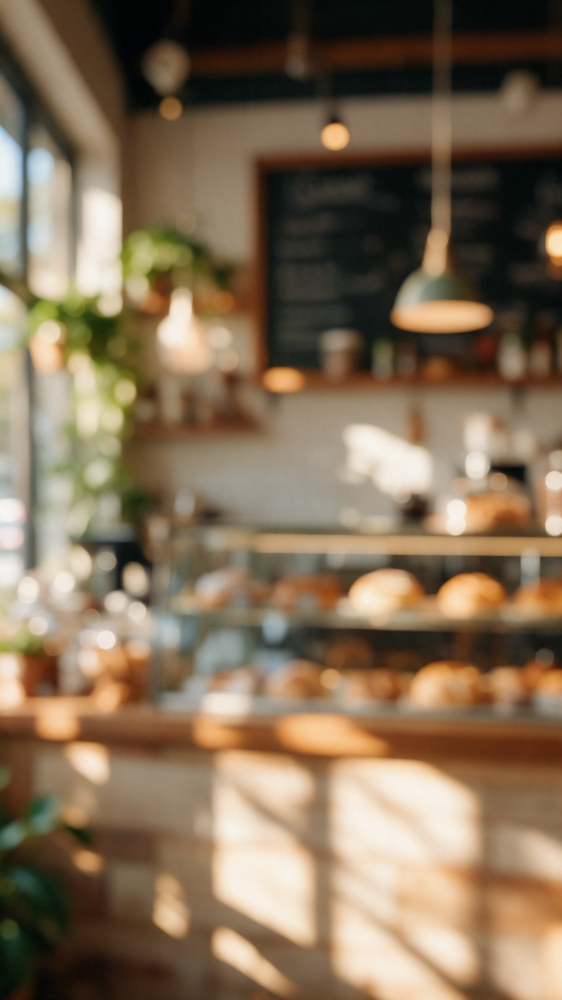
#> input picture gerador/cenas/r10_fundo.png, 562 x 1000 px, shrunk from 1152 x 2048 before the run
$ python -i realce.py   (imports and definitions only)
#> lines starting #> are read from the running program, lines starting #| are printed output that depends on the picture
#> further down, picture is the input picture: PIL image 562x1000 RGB; mean R, G, B 130.9, 110.9, 87.2
# -*- coding: utf-8 -*-
"""Realce de legibilidade das telas gravadas (UI escura): levanta sombras e meios-tons,
um pouco de contraste local e nitidez — sem mudar cores/layout do app.
Uso: python3 realce.py <entrada_dir> <saida_dir> [gamma]"""
import sys
from pathlib import Path
from PIL import Image, ImageEnhance, ImageFilter


def lut(g=0.8, lift=6):
    t = []
    for x in range(256):
        y = 255 * ((x / 255) ** g)
        y = lift + y * (255 - lift) / 255
        t.append(max(0, min(255, round(y))))
    return t * 3


def realca(im, g=0.8):
    im = im.convert("RGB").point(lut(g))
    im = ImageEnhance.Contrast(im).enhance(1.05)
    im = ImageEnhance.Color(im).enhance(1.10)
    return im.filter(ImageFilter.UnsharpMask(radius=1.2, percent=70, threshold=2))


# [6 lines not run here, left out]


def realca_local(im, clip=2.5, g=0.9, tiles=8):
    """Realce com contraste local (CLAHE na luminância) — para telas com texto de baixo contraste
    (cards verdes, textos cinza sobre fundo escuro). Cores preservadas (só mexe no canal L)."""
#> called with clip = 2.5, g = 0.9, tiles = 8
    import cv2, numpy as np
    a = np.array(im.convert("RGB"))
    lab = cv2.cvtColor(a, cv2.COLOR_RGB2LAB)
#> lab: shape (1000, 562, 3); mean of channels 0, 1, 2 119.7, 132.6, 144.1
    l, A, B = cv2.split(lab)
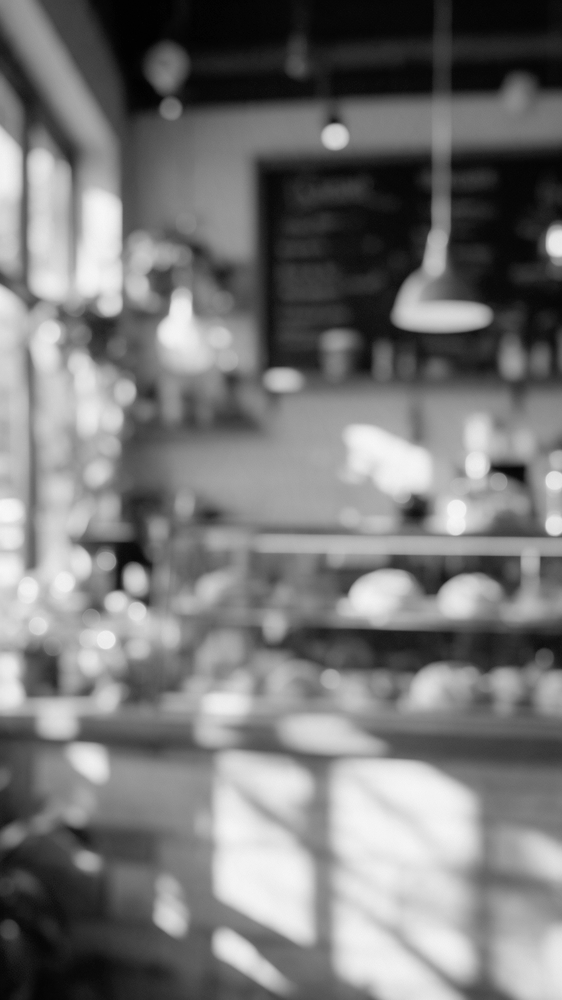
#> l: shape (1000, 562); min 1, max 248, mean 119.7
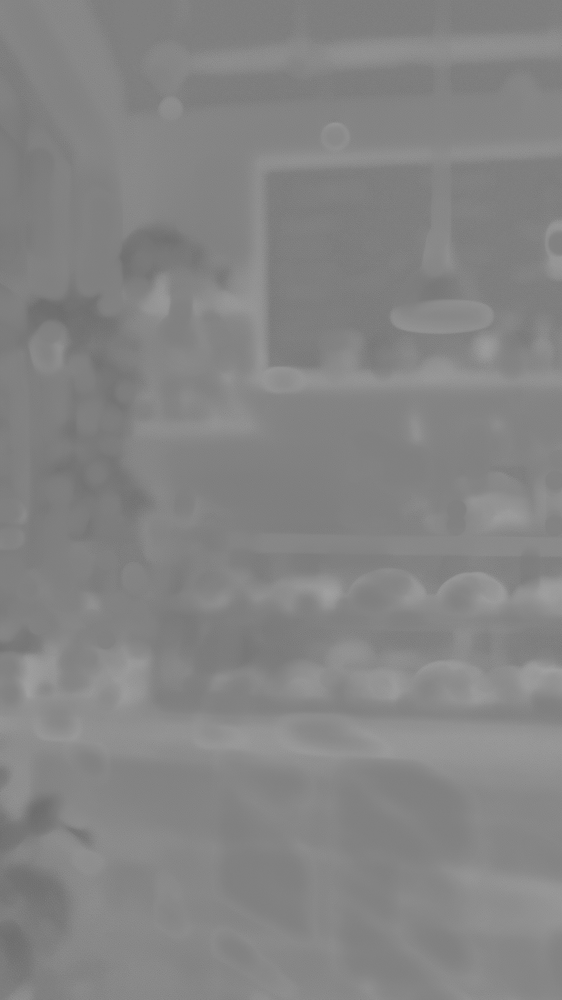
#> A: shape (1000, 562); min 105, max 161, mean 132.6
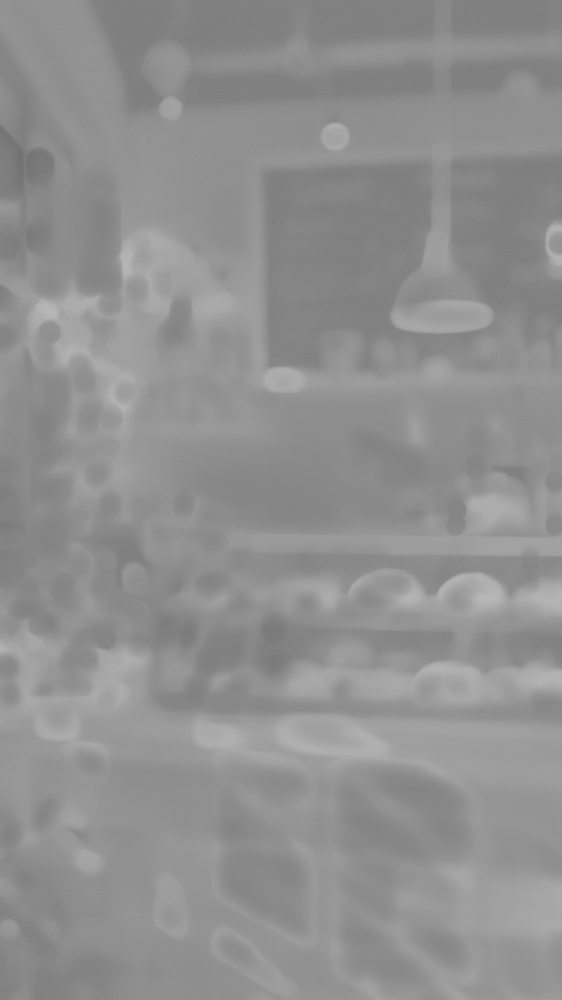
#> B: shape (1000, 562); min 113, max 186, mean 144.1
    l = cv2.createCLAHE(clipLimit=clip, tileGridSize=(tiles, tiles)).apply(l)
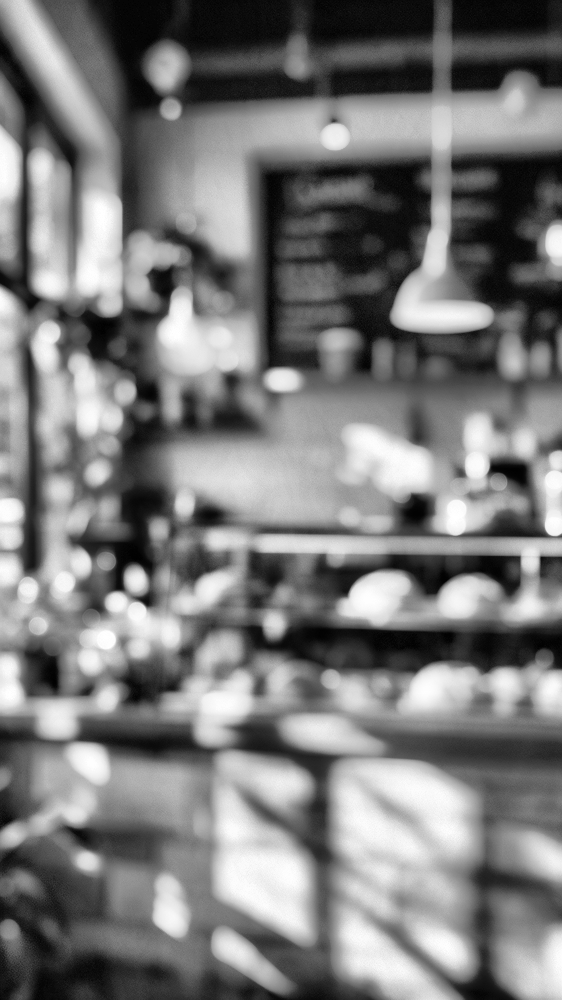
#> l: shape (1000, 562); min 0, max 255, mean 122.2
    return realca(Image.fromarray(cv2.cvtColor(cv2.merge((l, A, B)), cv2.COLOR_LAB2RGB)), g)
#> in realca, `im = im.convert("RGB").point(lut(g))`:
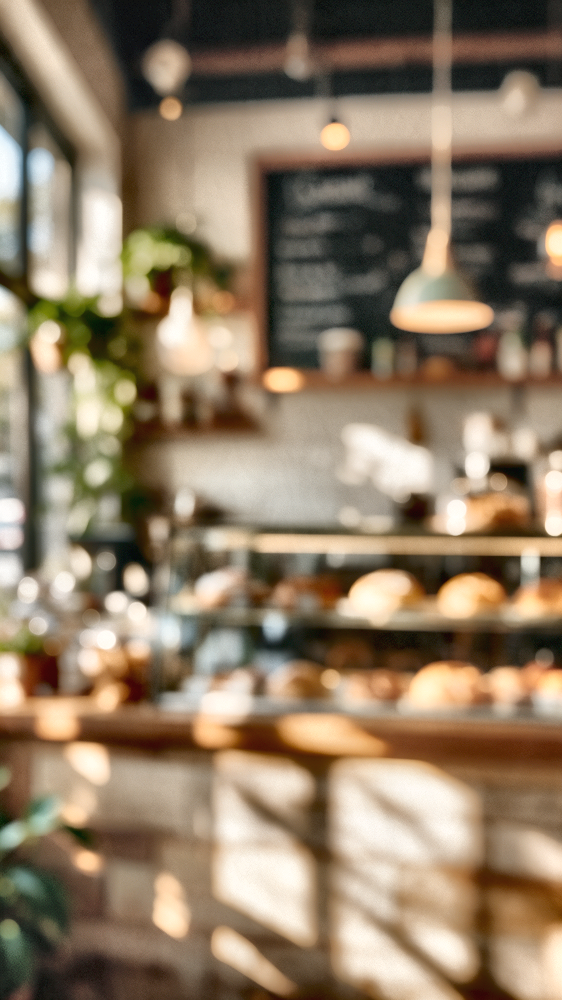
#> im: PIL image 562x1000 RGB; mean R, G, B 142.7, 124.2, 101.1

>>> from PIL import Image
>>> picture = Image.open('cenas/r10_fundo.png')
>>> result = realca_local(picture)

$ run again, on gerador/cenas/r19_presente.png
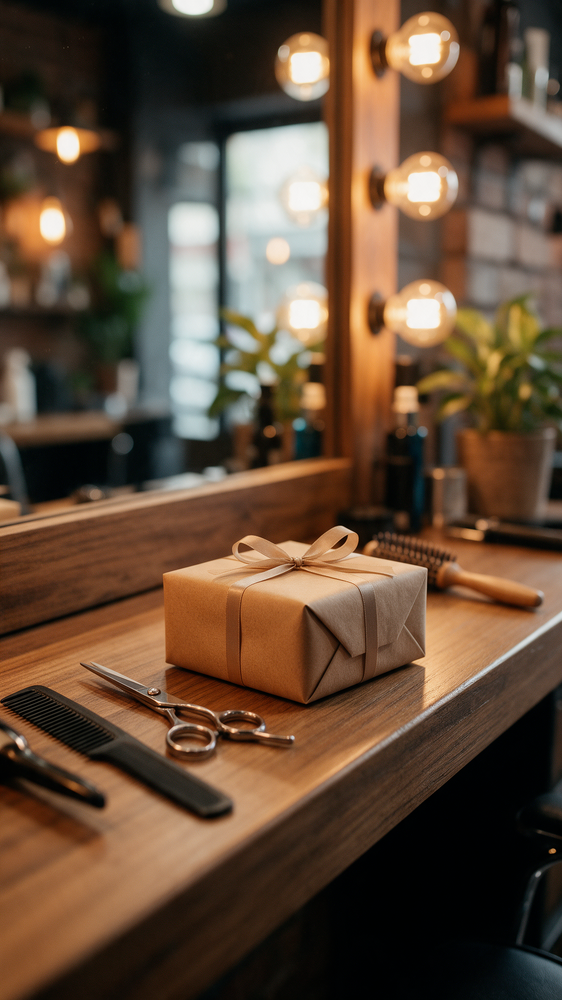
#> input picture gerador/cenas/r19_presente.png, 562 x 1000 px, shrunk from 1152 x 2048 before the run
#> picture is the input picture: PIL image 562x1000 RGB; mean R, G, B 98.8, 76, 56.9
#> lab: shape (1000, 562, 3); mean of channels 0, 1, 2 85.2, 135.4, 142.8
#> in realca_local, `l = cv2.createCLAHE(clipLimit=clip, tileGridSize=(tiles, tiles)).apply..`:
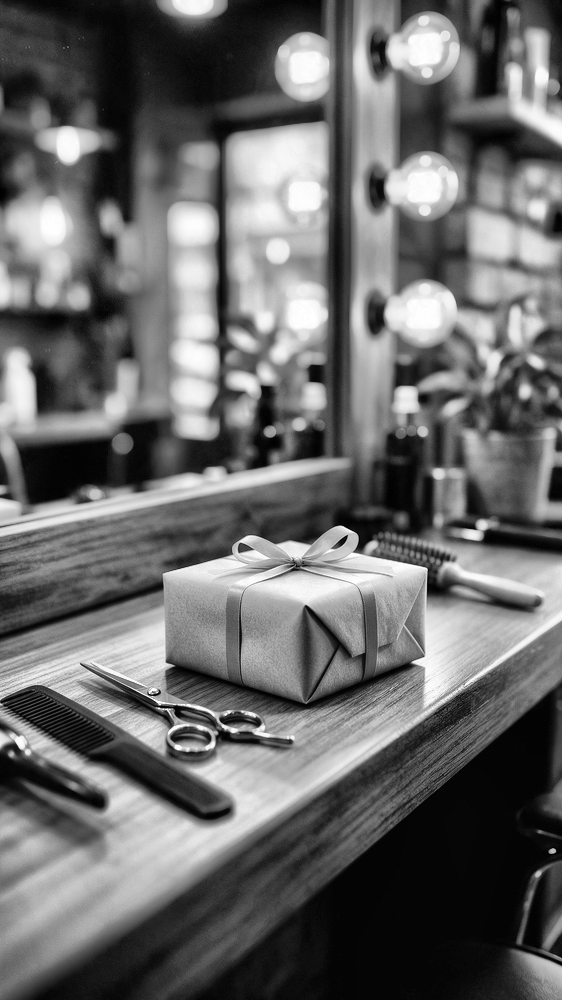
#> l: shape (1000, 562); min 0, max 255, mean 105.5
#> in realca, `im = im.convert("RGB").point(lut(g))`:
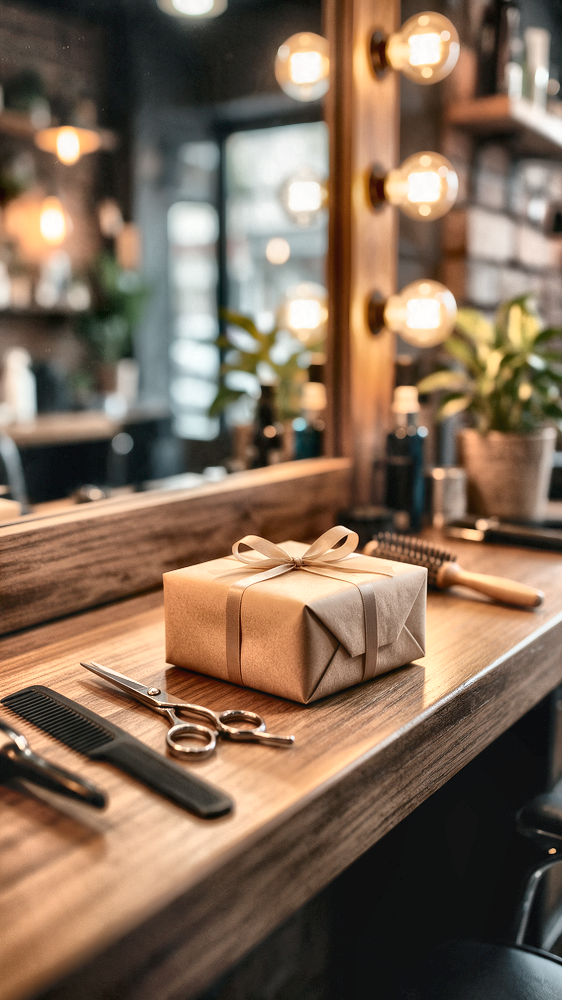
#> im: PIL image 562x1000 RGB; mean R, G, B 129.3, 106.9, 87.6
